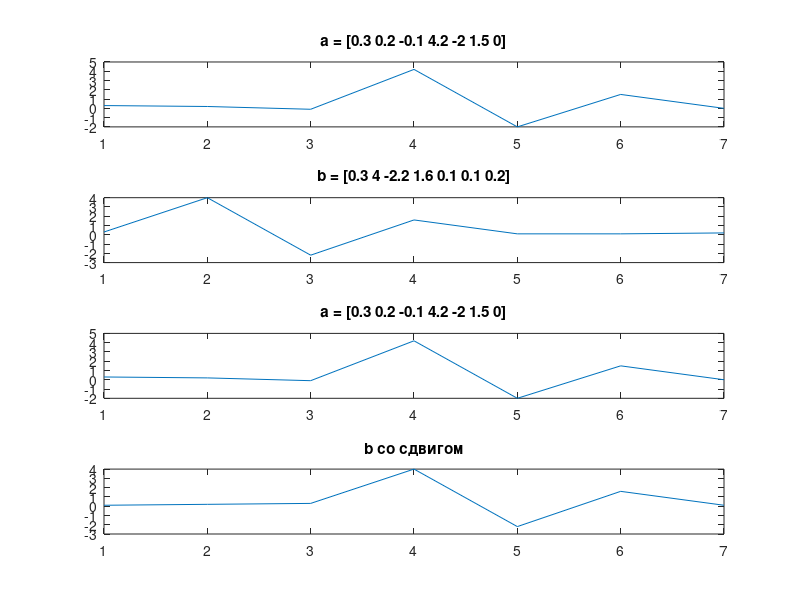

The MATLAB source for this figure:
t = (0:100-1)/100;
pi = 3.14;

s1 = cos(2 * pi * t * 4);
s2 = cos(2 * pi * t * 8);
s3 = cos(2 * pi * t * 9);
a = 3 * s1 + 3 * s2 + s3;
b = s1 + 0.5 * s2;

corsa = sum(s1.*a);
corsb = sum(s1.*b);
disp("Корреляция a s1")
disp(corsa);
disp("Корреляция b s1")
disp(corsb);

multa = 0;
multb = 0;
mults = 0;
for n = 1:100
    mults = s1(n) * s1(n) + mults;
    multa = a(n) * a(n) + multa;
    multb = b(n) * b(n) + multb;
end
cornormsa = corsa / sqrt(mults * multa);
cornormsb = corsb / sqrt(mults * multb);
disp("Нормализованая корреляция a s1")
disp(cornormsa);
disp("Нормализованая корреляция b s1")
disp(cornormsb);

a = [0.3 0.2 -0.1 4.2 -2 1.5 0];
b = [0.3 4 -2.2 1.6 0.1 0.1 0.2];
corab = sum(a.*b);
disp("Корреляция a b")
disp(corab);
figure;
subplot(4, 1, 1);
plot(a);
title("a = [0.3 0.2 -0.1 4.2 -2 1.5 0]")
subplot(4, 1, 2);
plot(b);
title("b = [0.3 4 -2.2 1.6 0.1 0.1 0.2]")
maxsdvig = 0;
maxznach = corab;
cormas = zeros(1, length(a));
cormas(1) = corab;
for shift = 2:(length(cormas))
    save1 = b(1);
    b(1) = b(length(b));
    for dvij = 2:length(b)
        save2 = b(dvij);
        b(dvij) = save1;
        save1 = save2;
    end
    corab = sum(a.*b);
    if corab > maxznach
        maxznach = corab;
        maxsdvig = shift - 1;
    end
    cormas(shift) = corab;
end
for i = 0:maxsdvig
    save1 = b(1);
    b(1) = b(length(b));
    for dvij = 2:length(b)
        save2 = b(dvij);
        b(dvij) = save1;
        save1 = save2;
    end
end
disp("Максимальная корреляция");
disp(maxznach);
disp("При сдвиге");
disp(maxsdvig);
subplot(4, 1, 3);
plot(a);
title("a = [0.3 0.2 -0.1 4.2 -2 1.5 0]")
subplot(4, 1, 4);
plot(b);
title("b со сдвигом")